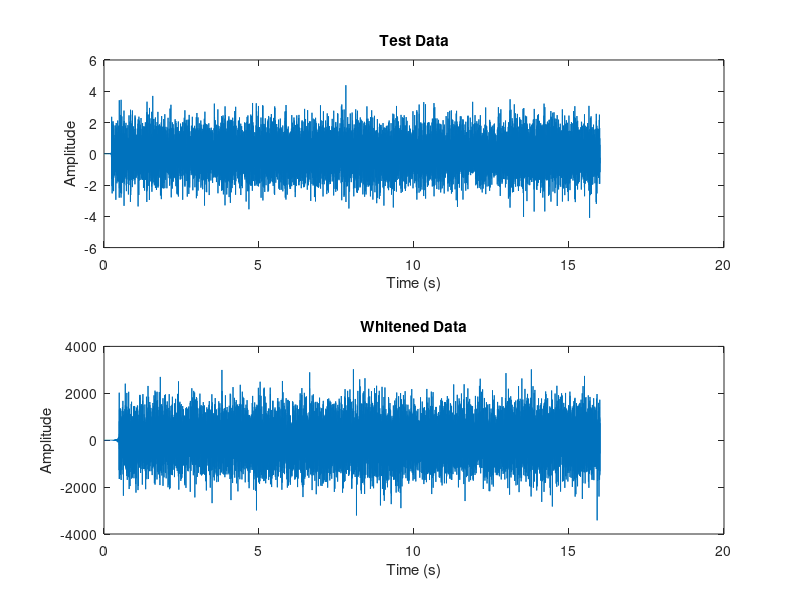

Here is the MATLAB script that generated this plot: (Note: this script raises an error after producing the figure.)
%Task: Read testData.txt, Whiten Signal and Plot Spectrogram 

%Read testData.txt 

data = load('testData.txt'); 

%Columns 1 timeVec & Column 2 to signalVec in terms of data vectors
timeVec = data(:,1); 
sigVec = data(:,2); 


%Calculating nSamples & sample frequency of data 
nSamples = length(timeVec); 
samplFreq = (nSamples-1)/max(timeVec);
%First 5 seconds of data
freqVec = 0:1/samplFreq:5;

%Power Spectral Density Function estimate via PWelch 
[pxx,f]=pwelch(sigVec(1:length(freqVec)), 514,[],[],samplFreq);

%Designing Whitening Filter fir2 filter for target T(f)=sqrt(PSD) where PSD is the estimated PSD of first 5 seconds
filtOrder = 500; 
b = fir2(filtOrder,f/(samplFreq/2),1./sqrt(pxx));
%Whitening the data Normalized to two sided PSD
whitenedData =  sqrt(samplFreq)*fftfilt(b,sigVec);

%Plotting time series of testData & Whitening data 
figure; 
subplot(2,1,1); 
plot(timeVec, sigVec);
title("Test Data")
xlabel("Time (s)")
ylabel("Amplitude"); 

subplot(2,1,2); 
plot(timeVec, whitenedData); 
title("Whitened Data");
xlabel("Time (s)"); 
ylabel("Amplitude"); 


%Plot a spectrogram of Test Data
%----------------
%Declare length of windows & overlap
winLen = 0.09;%sec
ovrlp = 0.07;%sec
%Convert to integer number of samples 
winLenSmpls = floor(winLen*samplFreq);
ovrlpSmpls = floor(ovrlp*samplFreq);
[S,F,T]=spectrogram(sigVec,winLenSmpls,ovrlpSmpls,[],samplFreq);
figure;
subplot(3,1,1);
imagesc(T,F,abs(S)); axis xy;
title('Spectrogram of Test Data')
xlabel('Time (sec)');
ylabel('Frequency (Hz)');


%Plot a spectrogram of Whitening Data
%----------------
winLen = 0.09;%sec
ovrlp = 0.07;%sec
%Convert to integer number of samples 
winLenSmpls = floor(winLen*samplFreq);
ovrlpSmpls = floor(ovrlp*samplFreq);
[Sout,Fout,Tout]=spectrogram(whitenedData,winLenSmpls,ovrlpSmpls,[],samplFreq);
subplot(3,1,2);
imagesc(Tout,Fout,abs(Sout)); axis xy;
title('Spectrogram of Whitening Data')
xlabel('Time (sec)');
ylabel('Frequency (Hz)');

%Plotting the spectrogram before and after the whitening data I see a
%signal clearer in the data after whitening using WINDOW 0.09, & NOVERLAP
%0.07. 






